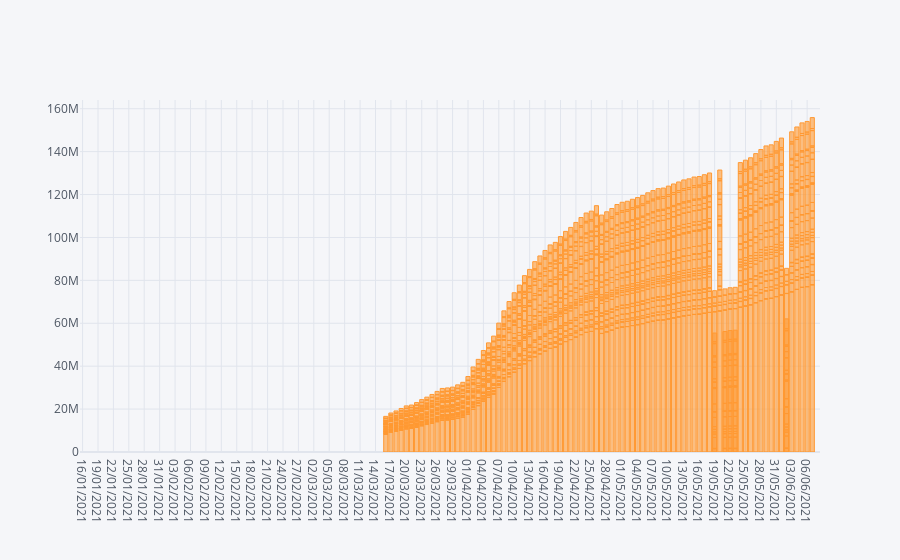

Notebook code for this chart:
### Code cell
df_vaccine.iplot(kind='bar',x='Updated On',y='45-60 years (Age)')

### Figure 1 — Plotly figure (JSON) as saved in the notebook; plotly's stock layout.template omitted (floating-point values rounded to 4 significant figures; data arrays with more than 128 entries replaced by an {"elided": "..."} marker saying what was removed)
{"data": [{"marker": {"color": "rgba(255, 153, 51, 0.6)", "line": {"color": "rgba(255, 153, 51, 1.0)", "width": 1}}, "name": "45-60 years (Age)", "orientation": "v", "text": "", "type": "bar", "x": {"elided": "5328 str values"}, "y": {"elided": "5328 mixed values"}}], "layout": {"legend": {"bgcolor": "#F5F6F9", "font": {"color": "#4D5663"}}, "paper_bgcolor": "#F5F6F9", "plot_bgcolor": "#F5F6F9", "title": {"font": {"color": "#4D5663"}}, "xaxis": {"gridcolor": "#E1E5ED", "showgrid": true, "tickfont": {"color": "#4D5663"}, "title": {"font": {"color": "#4D5663"}, "text": ""}, "zerolinecolor": "#E1E5ED", "type": "category", "range": [-0.5, 143.5], "autorange": true}, "yaxis": {"gridcolor": "#E1E5ED", "showgrid": true, "tickfont": {"color": "#4D5663"}, "title": {"font": {"color": "#4D5663"}, "text": ""}, "zerolinecolor": "#E1E5ED", "type": "linear", "range": [0, 164100000.0], "autorange": true}, "autosize": true}}
